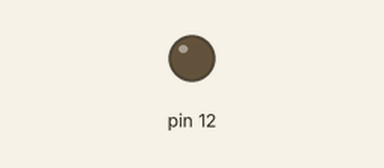
A sketch run on a simulated Arduino Uno, built with avr-gcc and run on an emulated ATmega328P. Shown: output pins drawn as LEDs (lit = HIGH). What the sketch prints to the serial monitor is not drawn.

Above: at 1.0 s.
At 2.5 s:
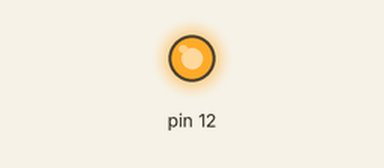
Timing chart, 0 to 5.2 s (numbered marks = the images above):
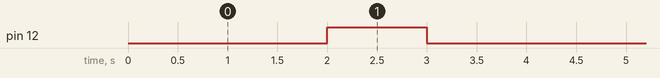

Measured:
- by itself, pin 12: alternates HIGH for 1.0 s and LOW for 3.0 s

The sketch:

Send_VB.ino
```cpp
 void setup() {
  Serial.begin(9600);
  pinMode(12, OUTPUT);

}

void loop() {
  int t;
  t= 30;
  Serial.print(t);
  delay (2000);

  digitalWrite(12, HIGH);   // turn the LED on (HIGH is the voltage level)
  delay(1000);                       // wait for a second
  digitalWrite(12, LOW);    // turn the LED off by making the voltage LOW
  delay(1000);                       // wait for a second
}
```
